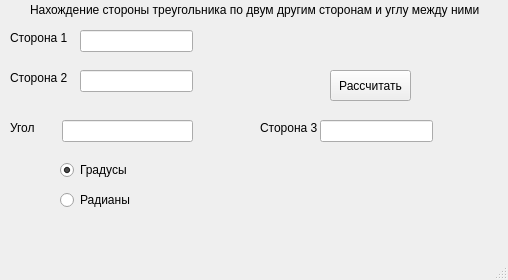
<?xml version="1.0" encoding="UTF-8"?>
<ui version="4.0">
 <class>MainWindow</class>
 <widget class="QMainWindow" name="MainWindow">
  <property name="geometry">
   <rect>
    <x>0</x>
    <y>0</y>
    <width>508</width>
    <height>280</height>
   </rect>
  </property>
  <property name="windowTitle">
   <string>MainWindow</string>
  </property>
  <widget class="QWidget" name="centralwidget">
   <widget class="QLabel" name="label">
    <property name="geometry">
     <rect>
      <x>30</x>
      <y>0</y>
      <width>471</width>
      <height>20</height>
     </rect>
    </property>
    <property name="text">
     <string>Нахождение стороны треугольника по двум другим сторонам и углу между ними</string>
    </property>
   </widget>
   <widget class="QLineEdit" name="line_side1">
    <property name="geometry">
     <rect>
      <x>80</x>
      <y>30</y>
      <width>113</width>
      <height>22</height>
     </rect>
    </property>
   </widget>
   <widget class="QLineEdit" name="line_side2">
    <property name="geometry">
     <rect>
      <x>80</x>
      <y>70</y>
      <width>113</width>
      <height>22</height>
     </rect>
    </property>
   </widget>
   <widget class="QLineEdit" name="line_angle">
    <property name="geometry">
     <rect>
      <x>62</x>
      <y>120</y>
      <width>131</width>
      <height>22</height>
     </rect>
    </property>
   </widget>
   <widget class="QLabel" name="label_2">
    <property name="geometry">
     <rect>
      <x>10</x>
      <y>30</y>
      <width>71</width>
      <height>16</height>
     </rect>
    </property>
    <property name="text">
     <string>Сторона 1</string>
    </property>
   </widget>
   <widget class="QLabel" name="label_3">
    <property name="geometry">
     <rect>
      <x>10</x>
      <y>70</y>
      <width>71</width>
      <height>16</height>
     </rect>
    </property>
    <property name="text">
     <string>Сторона 2</string>
    </property>
   </widget>
   <widget class="QLabel" name="label_4">
    <property name="geometry">
     <rect>
      <x>10</x>
      <y>120</y>
      <width>71</width>
      <height>16</height>
     </rect>
    </property>
    <property name="text">
     <string>Угол</string>
    </property>
   </widget>
   <widget class="QRadioButton" name="radio_but_deg">
    <property name="geometry">
     <rect>
      <x>60</x>
      <y>160</y>
      <width>89</width>
      <height>20</height>
     </rect>
    </property>
    <property name="text">
     <string>Градусы</string>
    </property>
    <property name="checked">
     <bool>true</bool>
    </property>
   </widget>
   <widget class="QRadioButton" name="radio_but_rad">
    <property name="geometry">
     <rect>
      <x>60</x>
      <y>190</y>
      <width>89</width>
      <height>20</height>
     </rect>
    </property>
    <property name="text">
     <string>Радианы</string>
    </property>
   </widget>
   <widget class="QPushButton" name="pushButton">
    <property name="geometry">
     <rect>
      <x>330</x>
      <y>70</y>
      <width>81</width>
      <height>31</height>
     </rect>
    </property>
    <property name="text">
     <string>Рассчитать</string>
    </property>
   </widget>
   <widget class="QLabel" name="label_5">
    <property name="geometry">
     <rect>
      <x>260</x>
      <y>120</y>
      <width>71</width>
      <height>16</height>
     </rect>
    </property>
    <property name="text">
     <string>Сторона 3</string>
    </property>
   </widget>
   <widget class="QLineEdit" name="line_side3_result">
    <property name="geometry">
     <rect>
      <x>320</x>
      <y>120</y>
      <width>113</width>
      <height>22</height>
     </rect>
    </property>
   </widget>
  </widget>
  <widget class="QMenuBar" name="menubar">
   <property name="geometry">
    <rect>
     <x>0</x>
     <y>0</y>
     <width>508</width>
     <height>22</height>
    </rect>
   </property>
  </widget>
  <widget class="QStatusBar" name="statusbar"/>
 </widget>
 <resources/>
 <connections/>
</ui>
